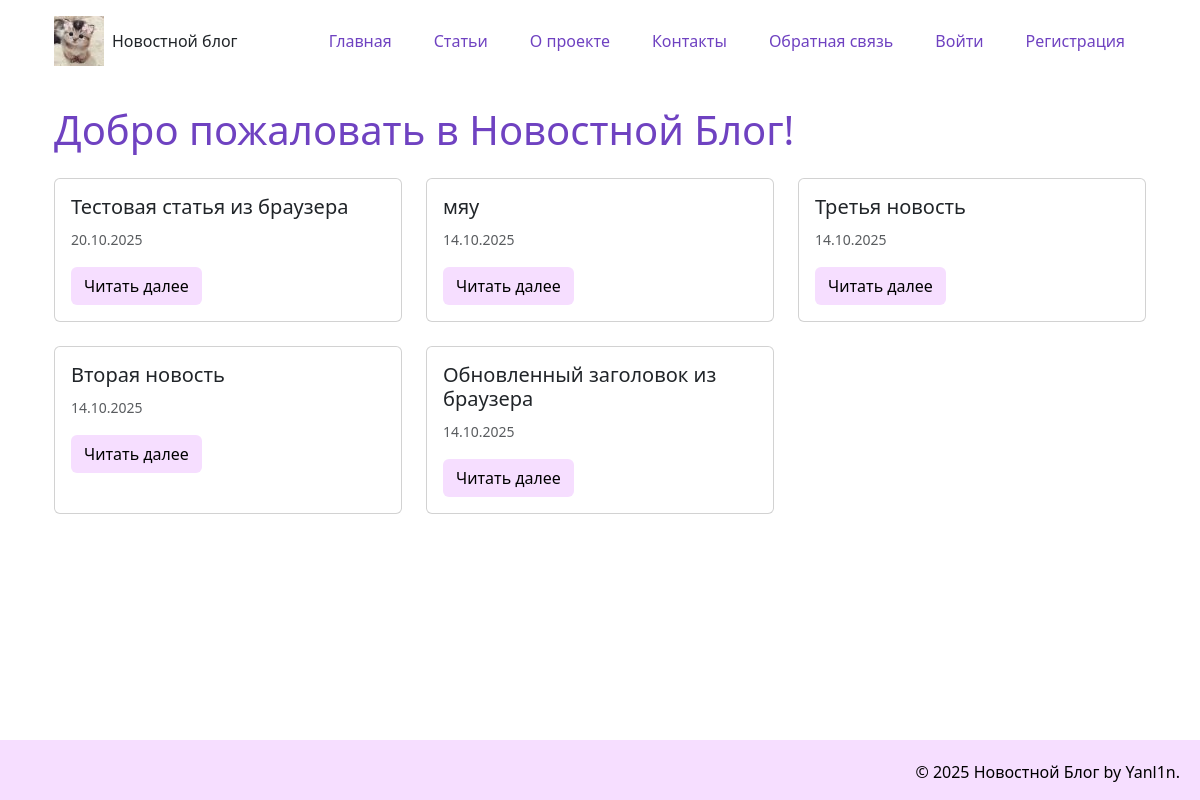
Before: / with the older database file.
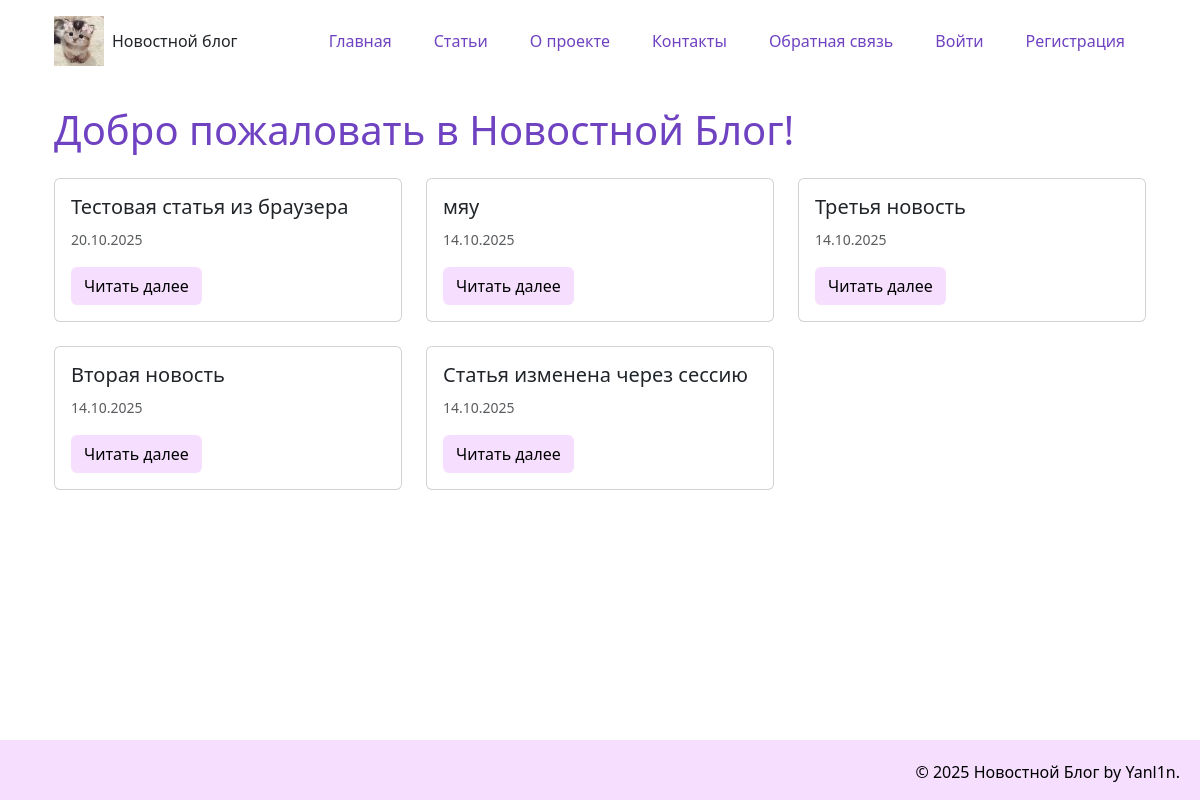
After: the same page with the newer database file.
### models.py (models this page shows, shortened)
class Article(data_base.Model):
    __tablename__= "article"
    id = data_base.Column(data_base.Integer, primary_key = True)
    title = data_base.Column(data_base.String(200), nullable=False)
    text = data_base.Column(data_base.Text, nullable=False)
    date = data_base.Column(data_base.DateTime, default=datetime.utcnow)
    user_id = data_base.Column(data_base.Integer, data_base.ForeignKey('user.id'), nullable=False)
    category = data_base.Column(data_base.String(50), default='Общая')
    comment = data_base.relation('Comment', backref='article', lazy='dynamic')

### app.py (the view)
@app.route("/index")
@app.route("/")
def index():
    articles = Article.query.order_by(Article.date.desc()).limit(6).all()
    return render_template('index.html', articles=articles, current_date=date.today())

### templates/index.html (shortened to what this page needs)
{% extends 'base.html' %}
{% block content%}
<h1>Добро пожаловать в Новостной Блог!</h1>
<div class="row mt-4">
    {% for article in articles %}
    <div class="col-md-6 col-lg-4 mb-4">
        <div class="card h-100">
            <div class="card-body">
                <h5 class="card-title">
                    {{ article.title }}
                </h5>
                <p class="card-text">
                    <small class="text-muted">{{ article.date.strftime('%d.%m.%Y') }}</small>
                </p>
                <a href="{{ url_for('news_article', id=article.id) }}" class="btn btn-custom">Читать далее</a>
            </div>
        </div>
    </div>
    {% endfor %}
</div>
{%  endblock %}

Changed rows visible on the page:
changed Article: title "Обновленный заголовок из браузера" → "Статья изменена через сессию"
